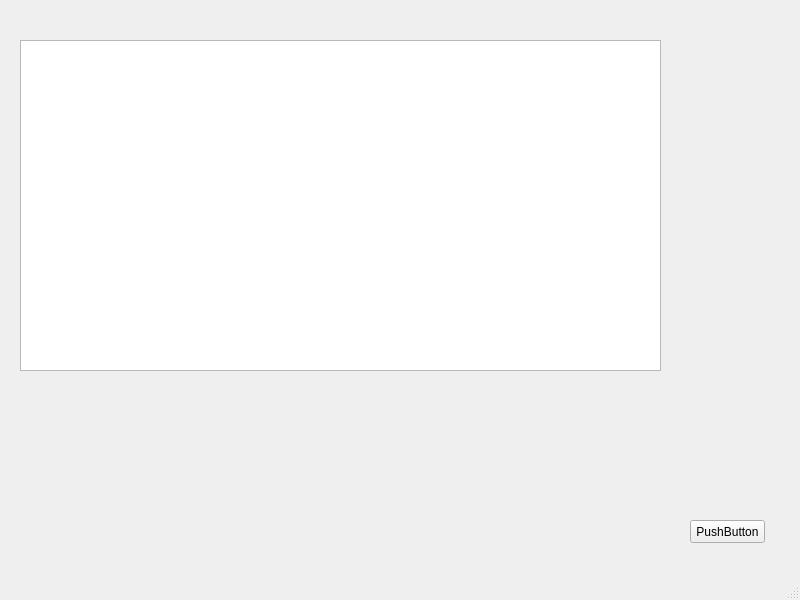
<?xml version="1.0" encoding="UTF-8"?>
<ui version="4.0">
 <class>MainWindow</class>
 <widget class="QMainWindow" name="MainWindow">
  <property name="geometry">
   <rect>
    <x>0</x>
    <y>0</y>
    <width>800</width>
    <height>600</height>
   </rect>
  </property>
  <property name="windowTitle">
   <string>MainWindow</string>
  </property>
  <widget class="QWidget" name="centralwidget">
   <widget class="QPushButton" name="pushButton">
    <property name="geometry">
     <rect>
      <x>690</x>
      <y>520</y>
      <width>75</width>
      <height>23</height>
     </rect>
    </property>
    <property name="text">
     <string>PushButton</string>
    </property>
   </widget>
   <widget class="QTableWidget" name="tableWidget">
    <property name="geometry">
     <rect>
      <x>20</x>
      <y>40</y>
      <width>641</width>
      <height>331</height>
     </rect>
    </property>
   </widget>
  </widget>
  <widget class="QMenuBar" name="menubar">
   <property name="geometry">
    <rect>
     <x>0</x>
     <y>0</y>
     <width>800</width>
     <height>21</height>
    </rect>
   </property>
  </widget>
  <widget class="QStatusBar" name="statusbar"/>
 </widget>
 <resources/>
 <connections/>
</ui>
